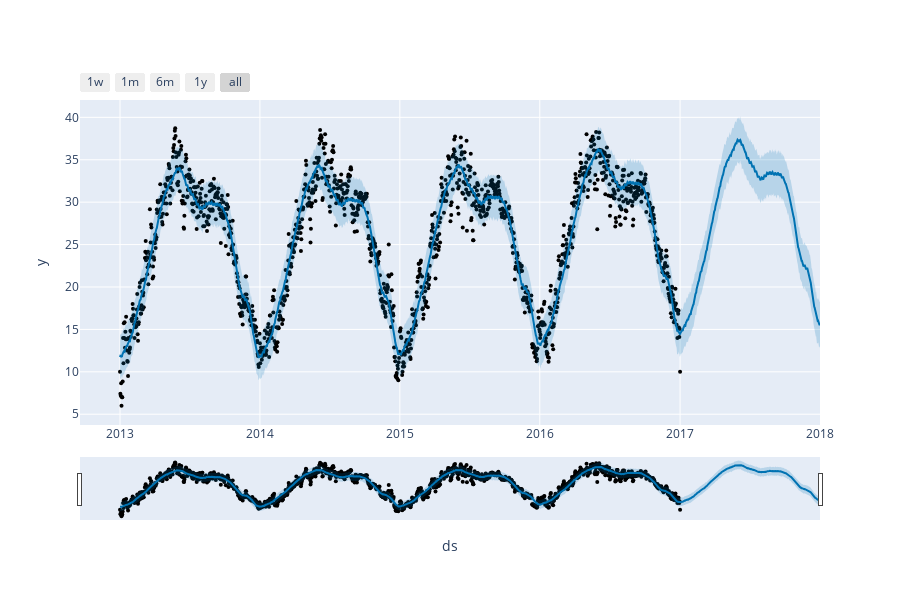
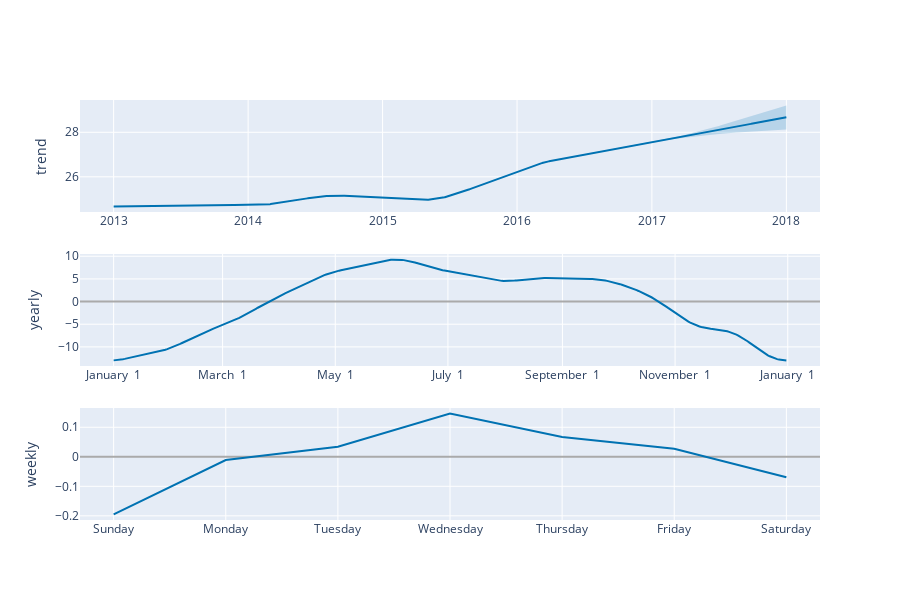

Write notebook code for charts like these, in order.
### Code cell
from prophet import Prophet
from prophet.plot import plot_plotly, plot_components_plotly  # Corrected the import statement for component plots
import pandas as pd

# Assume df is your initial dataframe
# Ensure the columns are correctly renamed
df = df.rename(columns={'date': 'ds', 'meantemp': 'y'})

# Initialize the model
model = Prophet()
model.fit(df)

# Create a dataframe for future dates
future = model.make_future_dataframe(periods=365)

# Make predictions
forecast = model.predict(future)

# Plot the forecast using Plotly
fig = plot_plotly(model, forecast)
fig.show()

# Plot the components of the forecast
components_fig = plot_components_plotly(model, forecast)
components_fig.show()

### Figure 1 — Plotly figure (JSON) as saved in the notebook; plotly's stock layout.template omitted (floating-point values rounded to 4 significant figures; data arrays with more than 128 entries replaced by an {"elided": "..."} marker saying what was removed)
{"data": [{"marker": {"color": "black", "size": 4}, "mode": "markers", "name": "Actual", "type": "scatter", "x": {"elided": "1462 str values"}, "y": {"elided": "1462 float values"}}, {"hoverinfo": "skip", "line": {"width": 0}, "mode": "lines", "type": "scatter", "x": {"elided": "1827 str values"}, "y": {"elided": "1827 float values"}}, {"fill": "tonexty", "fillcolor": "rgba(0, 114, 178, 0.2)", "line": {"color": "#0072B2", "width": 2}, "mode": "lines", "name": "Predicted", "type": "scatter", "x": {"elided": "1827 str values"}, "y": {"elided": "1827 float values"}}, {"fill": "tonexty", "fillcolor": "rgba(0, 114, 178, 0.2)", "hoverinfo": "skip", "line": {"width": 0}, "mode": "lines", "type": "scatter", "x": {"elided": "1827 str values"}, "y": {"elided": "1827 float values"}}], "layout": {"height": 600, "showlegend": false, "width": 900, "xaxis": {"rangeselector": {"buttons": [{"count": 7, "label": "1w", "step": "day", "stepmode": "backward"}, {"count": 1, "label": "1m", "step": "month", "stepmode": "backward"}, {"count": 6, "label": "6m", "step": "month", "stepmode": "backward"}, {"count": 1, "label": "1y", "step": "year", "stepmode": "backward"}, {"step": "all"}]}, "rangeslider": {"visible": true}, "title": {"text": "ds"}, "type": "date"}, "yaxis": {"title": {"text": "y"}}}}

### Figure 2 — Plotly figure (JSON) as saved in the notebook; plotly's stock layout.template omitted (floating-point values rounded to 4 significant figures; data arrays with more than 128 entries replaced by an {"elided": "..."} marker saying what was removed)
{"data": [{"line": {"color": "#0072B2", "width": 2}, "mode": "lines", "name": "trend", "type": "scatter", "x": {"elided": "1827 str values"}, "xaxis": "x", "y": {"elided": "1827 float values"}, "yaxis": "y"}, {"line": {"color": "rgba(0, 114, 178, 0.2)", "width": 0}, "mode": "lines", "name": "trend_upper", "type": "scatter", "x": {"elided": "1827 str values"}, "xaxis": "x", "y": {"elided": "1827 float values"}, "yaxis": "y"}, {"fill": "tonexty", "fillcolor": "rgba(0, 114, 178, 0.2)", "line": {"color": "rgba(0, 114, 178, 0.2)", "width": 0}, "mode": "lines", "name": "trend_lower", "type": "scatter", "x": {"elided": "1827 str values"}, "xaxis": "x", "y": {"elided": "1827 float values"}, "yaxis": "y"}, {"line": {"color": "#0072B2", "width": 2}, "mode": "lines", "name": "yearly", "type": "scatter", "x": {"elided": "365 str values"}, "xaxis": "x2", "y": {"elided": "365 float values"}, "yaxis": "y2"}, {"line": {"color": "#0072B2", "width": 2}, "mode": "lines", "name": "weekly", "type": "scatter", "x": ["2017-01-01T00:00:00", "2017-01-02T00:00:00", "2017-01-03T00:00:00", "2017-01-04T00:00:00", "2017-01-05T00:00:00", "2017-01-06T00:00:00", "2017-01-07T00:00:00"], "xaxis": "x3", "y": [-0.1952, -0.01083, 0.03415, 0.1463, 0.06718, 0.02751, -0.06918], "yaxis": "y3"}], "layout": {"height": 600, "showlegend": false, "width": 900, "xaxis": {"anchor": "y", "domain": [0, 1], "range": ["2012-10-01T16:48:00", "2018-04-02T07:12:00"], "type": "date"}, "xaxis2": {"anchor": "y2", "domain": [0, 1], "range": ["2016-12-13T18:54:02.958904115", "2018-01-18T11:04:57.863013581"], "tickformat": "%B %e", "type": "date"}, "xaxis3": {"anchor": "y3", "domain": [0, 1], "range": ["2016-12-31T16:48:00", "2017-01-07T07:12:00"], "tickformat": "%A", "type": "date"}, "yaxis": {"anchor": "x", "domain": [0.7333, 1], "rangemode": "normal", "title": {"text": "trend"}, "zerolinecolor": "#AAA"}, "yaxis2": {"anchor": "x2", "domain": [0.3667, 0.6333], "title": {"text": "yearly"}, "zerolinecolor": "#AAA"}, "yaxis3": {"anchor": "x3", "domain": [0, 0.2667], "title": {"text": "weekly"}, "zerolinecolor": "#AAA"}}}
